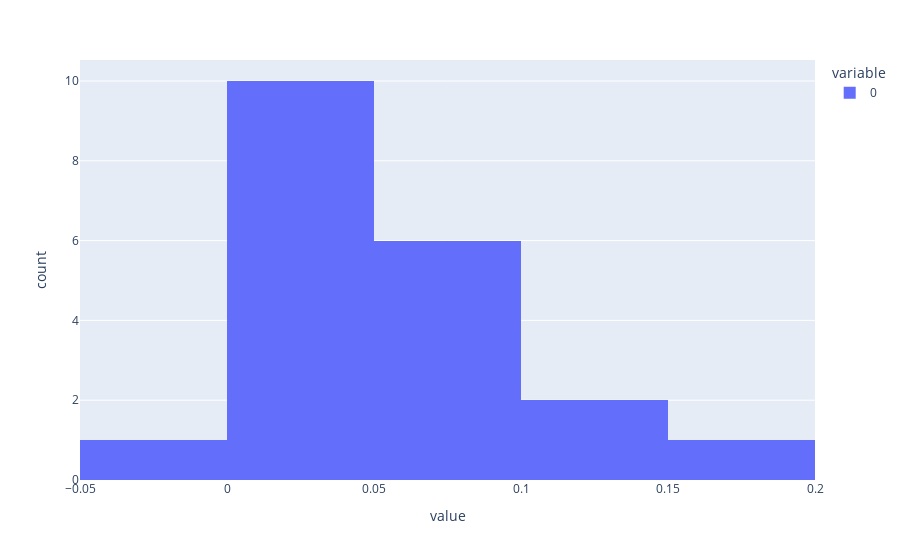

Here is the notebook cell this chart was saved with:
### Code cell
px.histogram(importance['importances_mean'])

### Figure 1 — Plotly figure (JSON) as saved in the notebook; plotly's stock layout.template omitted (floating-point values rounded to 4 significant figures)
{"data": [{"alignmentgroup": "True", "bingroup": "x", "hovertemplate": "variable=0<br>value=%{x}<br>count=%{y}<extra></extra>", "legendgroup": "0", "marker": {"color": "#636efa"}, "name": "0", "offsetgroup": "0", "orientation": "v", "showlegend": true, "type": "histogram", "x": [-5.551e-17, 0.02197, 0.06439, 0.1735, 0, 0.07045, 0.01667, -0.002273, 0.01894, 0.08864, 0.06894, 0.06818, 0.02045, 0.1068, 0, 0.08636, 0.02803, 0.004545, 0.03485, 0.103], "xaxis": "x", "yaxis": "y"}], "layout": {"barmode": "relative", "legend": {"title": {"text": "variable"}, "tracegroupgap": 0}, "margin": {"t": 60}, "xaxis": {"anchor": "y", "domain": [0, 1], "title": {"text": "value"}}, "yaxis": {"anchor": "x", "domain": [0, 1], "title": {"text": "count"}}}}
